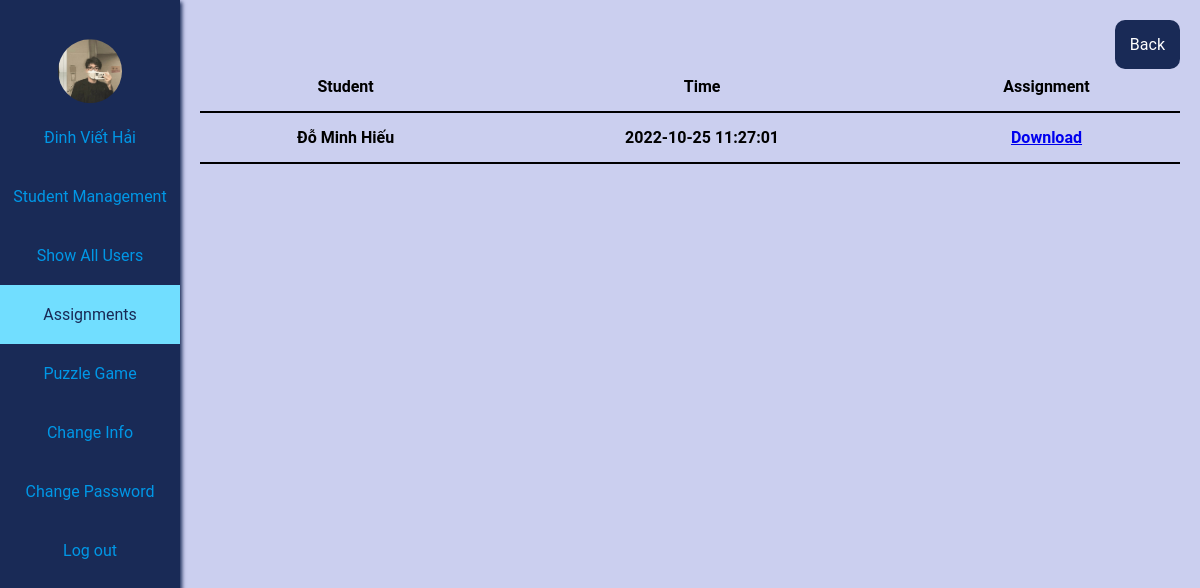
Screenshot of /teacher/assignment_show.php?action=show&id=1 (signed in) with the database file from the repository.
### tables this page shows
CREATE TABLE `tbluser` (
  `id` int(11) NOT NULL,
  `username` varchar(255) NOT NULL,
  `password` varchar(255) NOT NULL,
  `pos` int(11) NOT NULL,
  `name` varchar(128) NOT NULL,
  `pnumber` varchar(16) NOT NULL,
  `email` varchar(128) NOT NULL,
  `avatar` varchar(128) NOT NULL
);

CREATE TABLE `tblsubmit` (
  `id` int(11) NOT NULL,
  `id_assign` int(11) NOT NULL,
  `id_stu` int(11) NOT NULL,
  `filename` varchar(255) NOT NULL,
  `updateon` datetime NOT NULL
);

### teacher/assignment_show.php (the view, shortened to what this page needs)
<?php
require_once("../config/user.php");
$assignment_list = "";
if(isset($_GET["action"])){
    if($_GET["action"]=="show"){
        $id_assign = $_GET["id"];
        $sql = "SELECT tblsubmit.filename, tbluser.name, tblsubmit.updateon FROM tblsubmit, tbluser
                WHERE tbluser.id = tblsubmit.id_stu AND tblsubmit.id_assign = '$id_assign'";
        $result = $conn->query($sql);
        while($row = $result->fetch_array(MYSQLI_NUM)) {
            $assignment_list .= "<tr>";
            $assignment_list .= "<th>".$row[1]."</th>";
            $assignment_list .= "<th>".$row[2]."</th>";
            $assignment_list .= "<th> <a href='../uploads/".$row[0]."' download> Download </a> </th>";
            $assignment_list .= "</tr>";
        }
    }
}
?>
<!DOCTYPE html>
<html lang="en">
<head>
    <link rel="stylesheet" href="teacher_style.css">
</head>
<body>
    <div class="sidebar" >
        <ul class="menu">
            <li>
                <?php
                    $id = $_SESSION["id"];
                    $sql = "SELECT * FROM tbluser WHERE id = '$id'";
                    $result = $conn->query($sql);
                    $row = $result->fetch_array(MYSQLI_NUM);
                    if($row[7])
                        echo '<a href="index.php"> <img src="../image/avatars/'.$row[7].'" class="avatar" alt=""> </a>';
                    else
                        echo '<a href="index.php"> <img src="../image/avatars/default-avatar.png" class="avatar" alt=""> </a>';
                ?>
            </li>
            <li>
                <a href="index.php">
                    <?php
                    echo "<span>".$row[4]."</span>";
                    ?>
                </a>
            </li>
            <li>
                <a href="student_show.php" >Student Management</a>
            </li>
            <li>
                <a href="user.php">Show All Users</a>
            </li>
            <li>
                <a href="assignment.php" class="darkblue">Assignments</a>
            </li>
            <li>
                <a href="challenge.php" >Puzzle Game</a>
            </li>
            <li>
                <a href="changeinfo.php" >Change Info</a>
            </li>
            <li>
                <a href="changepwd.php" >Change Password</a>
            </li>
            <li>
                <a href="../logout.php">Log out</a>
            </li>
        </ul>
    </div>
    <div class="content" id="assignment">
        <a href="assignment.php" class="add">Back</a>
        <div id="assignment-scroll" class="assignmentSubmitted-list">
            <table>
                <tr>
                    <th>Student</th>
                    <th>Time</th>
                    <th>Assignment</th>
                </tr>
                <?php
                    echo $assignment_list;
                ?>
            </table>
        </div>
    </div>
</body>
</html>

### teacher/teacher_style.css (style rules this page uses)
* { margin: 0; padding: 0; font-family: "Roboto", sans-serif; }
.sidebar { height: 100%; width: 180px; position: fixed; z-index: 1; top: 0; left: 0; background-color: #192a56; overflow-x: hidden; font-size: 16px; box-shadow: 2px 2px 4px #192a56; }
img.avatar { height: 64px; width: 64px; border-radius: 50%; cursor: pointer; transform: translateY(30%); padding: 0 60px; }
.sidebar .menu { margin-top: 0px; }
.sidebar .menu li { list-style-type: none; display: flex; justify-content: center; width: 100%; }
.sidebar .menu li a { display: block; padding: 20px 0; text-decoration: none; color: #0097e6; text-align: center; flex: 1; }
.darkblue { background-color: #71deff!important; color: #192a56!important; opacity: 100%; }
.content { margin-left: 180px; padding: 20px; box-sizing: border-box; font-size: 14px; height: 100vh; background: #cbcfef; }
.content .add { padding: 15px; background: #192a56; color: white; border: none; position: absolute; top: 20px; right: 20px; border-radius: 10px; font-size: 16px; }
.content .students-list table, .content .assignment-list table, .content .assignmentSubmitted-list table { width: 100%; position: relative; top: 50px; }
.content .students-list table, th, td, .content .assignment-list table, th, td { border-bottom: 2px solid black; border-collapse: collapse; background: none; padding: 15px; font-size: 16px; }
.students-list__edit, .students-list__delete, .send-message, .assignment-list, .assignmentSubmitted-list { text-decoration: none; }
.add { padding: 15px; background: #192a56; color: white; border: none; border-radius: 10px; text-decoration: none; }
.assignmentSubmitted-list { overflow-y: scroll; font-size: 14px!important; height: 190px; width: 100%; margin-top: 60px; height: 630px; }
.content .assignmentSubmitted-list table, th, td { border-bottom: 2px solid black; border-collapse: collapse; background: none; padding: 15px; font-size: 16px; margin-top: -68px; }

### rows the page displays
tbluser: avatar (picture), name "Đinh Viết Hải"
tblsubmit: tbluser.name "Đỗ Minh Hiếu", updateon "2022-10-25 11:27:01"
